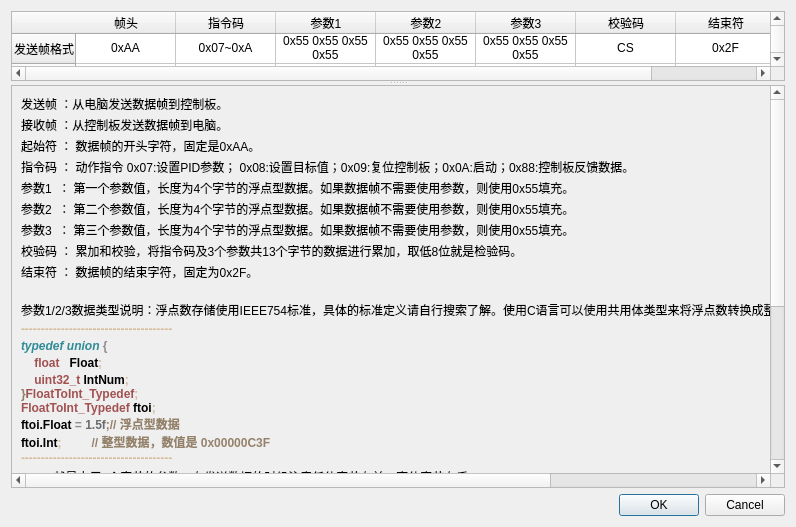
<?xml version="1.0" encoding="UTF-8"?>
<ui version="4.0">
 <class>Dialog</class>
 <widget class="QDialog" name="Dialog">
  <property name="geometry">
   <rect>
    <x>0</x>
    <y>0</y>
    <width>796</width>
    <height>527</height>
   </rect>
  </property>
  <property name="windowTitle">
   <string>Dialog</string>
  </property>
  <layout class="QGridLayout" name="gridLayout">
   <item row="2" column="0">
    <widget class="QDialogButtonBox" name="buttonBox">
     <property name="orientation">
      <enum>Qt::Horizontal</enum>
     </property>
     <property name="standardButtons">
      <set>QDialogButtonBox::Cancel|QDialogButtonBox::Ok</set>
     </property>
    </widget>
   </item>
   <item row="1" column="0">
    <widget class="QSplitter" name="splitter">
     <property name="orientation">
      <enum>Qt::Vertical</enum>
     </property>
     <widget class="QTableWidget" name="tableWidget">
      <property name="sizePolicy">
       <sizepolicy hsizetype="Expanding" vsizetype="Expanding">
        <horstretch>0</horstretch>
        <verstretch>1</verstretch>
       </sizepolicy>
      </property>
      <property name="maximumSize">
       <size>
        <width>16777215</width>
        <height>120</height>
       </size>
      </property>
      <property name="showGrid">
       <bool>true</bool>
      </property>
      <property name="gridStyle">
       <enum>Qt::SolidLine</enum>
      </property>
      <property name="sortingEnabled">
       <bool>false</bool>
      </property>
      <property name="wordWrap">
       <bool>true</bool>
      </property>
      <property name="cornerButtonEnabled">
       <bool>true</bool>
      </property>
      <attribute name="horizontalHeaderVisible">
       <bool>true</bool>
      </attribute>
      <attribute name="horizontalHeaderCascadingSectionResizes">
       <bool>true</bool>
      </attribute>
      <attribute name="horizontalHeaderShowSortIndicator" stdset="0">
       <bool>false</bool>
      </attribute>
      <attribute name="verticalHeaderVisible">
       <bool>true</bool>
      </attribute>
      <row>
       <property name="text">
        <string>发送帧格式</string>
       </property>
      </row>
      <row>
       <property name="text">
        <string>接收帧格式</string>
       </property>
      </row>
      <column>
       <property name="text">
        <string>帧头</string>
       </property>
      </column>
      <column>
       <property name="text">
        <string>指令码</string>
       </property>
      </column>
      <column>
       <property name="text">
        <string>参数1</string>
       </property>
      </column>
      <column>
       <property name="text">
        <string>参数2</string>
       </property>
      </column>
      <column>
       <property name="text">
        <string>参数3</string>
       </property>
      </column>
      <column>
       <property name="text">
        <string>校验码</string>
       </property>
      </column>
      <column>
       <property name="text">
        <string>结束符</string>
       </property>
      </column>
      <item row="0" column="0">
       <property name="text">
        <string>0xAA</string>
       </property>
       <property name="textAlignment">
        <set>AlignCenter</set>
       </property>
      </item>
      <item row="0" column="1">
       <property name="text">
        <string>0x07~0xA</string>
       </property>
       <property name="textAlignment">
        <set>AlignCenter</set>
       </property>
      </item>
      <item row="0" column="2">
       <property name="text">
        <string>0x55 0x55 0x55 0x55</string>
       </property>
       <property name="textAlignment">
        <set>AlignCenter</set>
       </property>
      </item>
      <item row="0" column="3">
       <property name="text">
        <string>0x55 0x55 0x55 0x55</string>
       </property>
       <property name="textAlignment">
        <set>AlignCenter</set>
       </property>
      </item>
      <item row="0" column="4">
       <property name="text">
        <string>0x55 0x55 0x55 0x55</string>
       </property>
       <property name="textAlignment">
        <set>AlignCenter</set>
       </property>
      </item>
      <item row="0" column="5">
       <property name="text">
        <string>CS</string>
       </property>
       <property name="textAlignment">
        <set>AlignCenter</set>
       </property>
      </item>
      <item row="0" column="6">
       <property name="text">
        <string>0x2F</string>
       </property>
       <property name="textAlignment">
        <set>AlignCenter</set>
       </property>
      </item>
      <item row="1" column="0">
       <property name="text">
        <string>0xAA</string>
       </property>
       <property name="textAlignment">
        <set>AlignCenter</set>
       </property>
      </item>
      <item row="1" column="1">
       <property name="text">
        <string>0x88</string>
       </property>
       <property name="textAlignment">
        <set>AlignCenter</set>
       </property>
      </item>
      <item row="1" column="2">
       <property name="text">
        <string>0x55 0x55 0x55 0x55</string>
       </property>
       <property name="textAlignment">
        <set>AlignCenter</set>
       </property>
      </item>
      <item row="1" column="3">
       <property name="text">
        <string>0x55 0x55 0x55 0x55</string>
       </property>
       <property name="textAlignment">
        <set>AlignCenter</set>
       </property>
      </item>
      <item row="1" column="4">
       <property name="text">
        <string>0x55 0x55 0x55 0x55</string>
       </property>
       <property name="textAlignment">
        <set>AlignCenter</set>
       </property>
      </item>
      <item row="1" column="5">
       <property name="text">
        <string>CS</string>
       </property>
       <property name="textAlignment">
        <set>AlignCenter</set>
       </property>
      </item>
      <item row="1" column="6">
       <property name="text">
        <string>0x2F</string>
       </property>
       <property name="textAlignment">
        <set>AlignCenter</set>
       </property>
      </item>
     </widget>
     <widget class="QScrollArea" name="scrollArea">
      <property name="sizePolicy">
       <sizepolicy hsizetype="Expanding" vsizetype="Expanding">
        <horstretch>0</horstretch>
        <verstretch>20</verstretch>
       </sizepolicy>
      </property>
      <property name="verticalScrollBarPolicy">
       <enum>Qt::ScrollBarAlwaysOn</enum>
      </property>
      <property name="widgetResizable">
       <bool>true</bool>
      </property>
      <widget class="QWidget" name="scrollAreaWidgetContents">
       <property name="geometry">
        <rect>
         <x>0</x>
         <y>0</y>
         <width>1056</width>
         <height>584</height>
        </rect>
       </property>
       <layout class="QGridLayout" name="gridLayout_2">
        <item row="0" column="0">
         <widget class="QLabel" name="label">
          <property name="sizePolicy">
           <sizepolicy hsizetype="Preferred" vsizetype="Preferred">
            <horstretch>0</horstretch>
            <verstretch>0</verstretch>
           </sizepolicy>
          </property>
          <property name="text">
           <string>&lt;!DOCTYPE HTML PUBLIC &quot;-//W3C//DTD HTML 4.0//EN&quot; &quot;http://www.w3.org/TR/REC-html40/strict.dtd&quot;&gt;
&lt;html&gt;&lt;head&gt;&lt;meta name=&quot;qrichtext&quot; content=&quot;1&quot; /&gt;&lt;style type=&quot;text/css&quot;&gt;
p, li { white-space: pre-wrap; }
&lt;/style&gt;&lt;/head&gt;&lt;body style=&quot; font-family:'SimSun'; font-size:9pt; font-weight:400; font-style:normal;&quot;&gt;
&lt;p style=&quot; margin-top:3px; margin-bottom:3px; margin-left:0px; margin-right:0px; -qt-block-indent:0; text-indent:0px;&quot;&gt;发送帧 ：从电脑发送数据帧到控制板。&lt;/p&gt;
&lt;p style=&quot; margin-top:3px; margin-bottom:3px; margin-left:0px; margin-right:0px; -qt-block-indent:0; text-indent:0px;&quot;&gt;接收帧 ：从控制板发送数据帧到电脑。&lt;/p&gt;
&lt;p style=&quot; margin-top:3px; margin-bottom:3px; margin-left:0px; margin-right:0px; -qt-block-indent:0; text-indent:0px;&quot;&gt;起始符 ： 数据帧的开头字符，固定是0xAA。&lt;/p&gt;
&lt;p style=&quot; margin-top:3px; margin-bottom:3px; margin-left:0px; margin-right:0px; -qt-block-indent:0; text-indent:0px;&quot;&gt;指令码 ： 动作指令 0x07:设置PID参数； 0x08:设置目标值；0x09:复位控制板；0x0A:启动；0x88:控制板反馈数据。&lt;/p&gt;
&lt;p style=&quot; margin-top:3px; margin-bottom:3px; margin-left:0px; margin-right:0px; -qt-block-indent:0; text-indent:0px;&quot;&gt;参数1  ： 第一个参数值，长度为4个字节的浮点型数据。如果数据帧不需要使用参数，则使用0x55填充。&lt;/p&gt;
&lt;p style=&quot; margin-top:3px; margin-bottom:3px; margin-left:0px; margin-right:0px; -qt-block-indent:0; text-indent:0px;&quot;&gt;参数2  ： 第二个参数值，长度为4个字节的浮点型数据。如果数据帧不需要使用参数，则使用0x55填充。&lt;/p&gt;
&lt;p style=&quot; margin-top:3px; margin-bottom:3px; margin-left:0px; margin-right:0px; -qt-block-indent:0; text-indent:0px;&quot;&gt;参数3  ： 第三个参数值，长度为4个字节的浮点型数据。如果数据帧不需要使用参数，则使用0x55填充。&lt;/p&gt;
&lt;p style=&quot; margin-top:3px; margin-bottom:3px; margin-left:0px; margin-right:0px; -qt-block-indent:0; text-indent:0px;&quot;&gt;校验码 ： 累加和校验，将指令码及3个参数共13个字节的数据进行累加，取低8位就是检验码。&lt;/p&gt;
&lt;p style=&quot; margin-top:3px; margin-bottom:3px; margin-left:0px; margin-right:0px; -qt-block-indent:0; text-indent:0px;&quot;&gt;结束符 ： 数据帧的结束字符，固定为0x2F。&lt;/p&gt;
&lt;p style=&quot;-qt-paragraph-type:empty; margin-top:3px; margin-bottom:3px; margin-left:0px; margin-right:0px; -qt-block-indent:0; text-indent:0px;&quot;&gt;&lt;br /&gt;&lt;/p&gt;
&lt;p style=&quot; margin-top:3px; margin-bottom:3px; margin-left:0px; margin-right:0px; -qt-block-indent:0; text-indent:0px;&quot;&gt;参数1/2/3数据类型说明：浮点数存储使用IEEE754标准，具体的标准定义请自行搜索了解。使用C语言可以使用共用体类型来将浮点数转换成整型数据。&lt;/p&gt;
&lt;p style=&quot; margin-top:3px; margin-bottom:3px; margin-left:0px; margin-right:0px; -qt-block-indent:0; text-indent:0px;&quot;&gt;&lt;span style=&quot; font-weight:600; color:#d6bb9a;&quot;&gt;--------------------------------------&lt;/span&gt;&lt;/p&gt;
&lt;p style=&quot; margin-top:3px; margin-bottom:3px; margin-left:0px; margin-right:0px; -qt-block-indent:0; text-indent:0px;&quot;&gt;&lt;span style=&quot; font-weight:600; font-style:italic; color:#308c96;&quot;&gt;typedef&lt;/span&gt;&lt;span style=&quot; font-weight:600; color:#308c96;&quot;&gt; &lt;/span&gt;&lt;span style=&quot; font-weight:600; font-style:italic; color:#308c96;&quot;&gt;union&lt;/span&gt;&lt;span style=&quot; font-weight:600; color:#bec0c2;&quot;&gt; &lt;/span&gt;&lt;span style=&quot; font-weight:600; color:#8c8e8f;&quot;&gt;{&lt;/span&gt;&lt;/p&gt;
&lt;p style=&quot; margin-top:3px; margin-bottom:3px; margin-left:0px; margin-right:0px; -qt-block-indent:0; text-indent:0px;&quot;&gt;&lt;span style=&quot; font-family:'Courier New'; font-weight:600; color:#d69aa7;&quot;&gt;    &lt;/span&gt;&lt;span style=&quot; font-family:'Courier New'; font-weight:600; color:#a25151;&quot;&gt;float&lt;/span&gt;&lt;span style=&quot; font-family:'Courier New'; font-weight:600; color:#bec0c2;&quot;&gt;   &lt;/span&gt;&lt;span style=&quot; font-family:'Courier New'; font-weight:600;&quot;&gt;Float&lt;/span&gt;&lt;span style=&quot; font-family:'Courier New'; font-weight:600; color:#d6bb9a;&quot;&gt;;&lt;/span&gt;&lt;/p&gt;
&lt;p style=&quot; margin-top:0px; margin-bottom:0px; margin-left:0px; margin-right:0px; -qt-block-indent:0; text-indent:0px;&quot;&gt;&lt;span style=&quot; font-family:'Courier New'; font-weight:600; color:#bec0c2;&quot;&gt;    &lt;/span&gt;&lt;span style=&quot; font-family:'Courier New'; font-weight:600; color:#a25151;&quot;&gt;uint32_t&lt;/span&gt;&lt;span style=&quot; font-family:'Courier New'; font-weight:600; color:#bec0c2;&quot;&gt; &lt;/span&gt;&lt;span style=&quot; font-family:'Courier New'; font-weight:600;&quot;&gt;IntNum&lt;/span&gt;&lt;span style=&quot; font-family:'Courier New'; font-weight:600; color:#d6bb9a;&quot;&gt;;&lt;/span&gt;&lt;/p&gt;
&lt;p style=&quot; margin-top:0px; margin-bottom:0px; margin-left:0px; margin-right:0px; -qt-block-indent:0; text-indent:0px;&quot;&gt;&lt;span style=&quot; font-family:'Courier New'; font-weight:600; color:#8f7d67;&quot;&gt;}&lt;/span&gt;&lt;span style=&quot; font-family:'Courier New'; font-weight:600; color:#a25151;&quot;&gt;FloatToInt_Typedef&lt;/span&gt;&lt;span style=&quot; font-family:'Courier New'; font-weight:600; color:#d6bb9a;&quot;&gt;;&lt;/span&gt;&lt;/p&gt;
&lt;p style=&quot; margin-top:0px; margin-bottom:0px; margin-left:0px; margin-right:0px; -qt-block-indent:0; text-indent:0px;&quot;&gt;&lt;span style=&quot; font-family:'Courier New'; font-weight:600; color:#a25151;&quot;&gt;FloatToInt_Typedef&lt;/span&gt;&lt;span style=&quot; font-family:'Courier New'; font-weight:600; color:#bec0c2;&quot;&gt; &lt;/span&gt;&lt;span style=&quot; font-weight:600;&quot;&gt;ftoi&lt;/span&gt;&lt;span style=&quot; font-family:'Courier New'; font-weight:600; color:#d6bb9a;&quot;&gt;;&lt;/span&gt;&lt;/p&gt;
&lt;p style=&quot; margin-top:0px; margin-bottom:0px; margin-left:0px; margin-right:0px; -qt-block-indent:0; text-indent:0px;&quot;&gt;&lt;span style=&quot; font-weight:600;&quot;&gt;ftoi.Float&lt;/span&gt;&lt;span style=&quot; font-weight:600; color:#bec0c2;&quot;&gt; &lt;/span&gt;&lt;span style=&quot; font-weight:600; color:#8c8e8f;&quot;&gt;=&lt;/span&gt;&lt;span style=&quot; font-weight:600; color:#bec0c2;&quot;&gt; &lt;/span&gt;&lt;span style=&quot; font-weight:600; color:#6a6b6c;&quot;&gt;1.5f&lt;/span&gt;&lt;span style=&quot; font-weight:600; color:#95826b;&quot;&gt;;// 浮点型数据&lt;/span&gt;&lt;/p&gt;
&lt;p style=&quot; margin-top:0px; margin-bottom:0px; margin-left:0px; margin-right:0px; -qt-block-indent:0; text-indent:0px;&quot;&gt;&lt;span style=&quot; font-weight:600;&quot;&gt;ftoi.Int&lt;/span&gt;&lt;span style=&quot; font-weight:600; color:#d6bb9a;&quot;&gt;;         &lt;/span&gt;&lt;span style=&quot; font-weight:600; color:#95826b;&quot;&gt;// 整型数据，数值是 0x00000C3F&lt;/span&gt;&lt;/p&gt;
&lt;p style=&quot; margin-top:0px; margin-bottom:0px; margin-left:0px; margin-right:0px; -qt-block-indent:0; text-indent:0px;&quot;&gt;&lt;span style=&quot; font-weight:600; color:#d6bb9a;&quot;&gt;--------------------------------------&lt;/span&gt;&lt;/p&gt;
&lt;p style=&quot; margin-top:3px; margin-bottom:3px; margin-left:0px; margin-right:0px; -qt-block-indent:0; text-indent:0px;&quot;&gt;ftoi.Int就是占用4个字节的参数，在发送数据的时候注意低位字节在前，高位字节在后。&lt;/p&gt;
&lt;p style=&quot; margin-top:3px; margin-bottom:3px; margin-left:0px; margin-right:0px; -qt-block-indent:0; text-indent:0px;&quot;&gt;范例：&lt;/p&gt;
&lt;p style=&quot; margin-top:3px; margin-bottom:3px; margin-left:0px; margin-right:0px; -qt-block-indent:0; text-indent:0px;&quot;&gt;&lt;span style=&quot; color:#ff0000;&quot;&gt;接收帧&lt;/span&gt;： &lt;span style=&quot; font-weight:600; color:#000000;&quot;&gt;AA 88 58 07 00 00 00 00 00 00 00 00 00 00 E7 2F&lt;/span&gt;&lt;/p&gt;
&lt;p style=&quot; margin-top:0px; margin-bottom:0px; margin-left:0px; margin-right:0px; -qt-block-indent:0; text-indent:0px;&quot;&gt;解释： 58 07 00 00 是参数1，也是曲线1的数据，是整型数据，数值是1880。 参数2、参数3是曲线2、曲线3的数据。&lt;/p&gt;
&lt;p style=&quot;-qt-paragraph-type:empty; margin-top:0px; margin-bottom:0px; margin-left:0px; margin-right:0px; -qt-block-indent:0; text-indent:0px;&quot;&gt;&lt;br /&gt;&lt;/p&gt;
&lt;p style=&quot; margin-top:0px; margin-bottom:0px; margin-left:0px; margin-right:0px; -qt-block-indent:0; text-indent:0px;&quot;&gt;&lt;span style=&quot; color:#ff0000;&quot;&gt;发送帧1&lt;/span&gt;：&lt;span style=&quot; font-weight:600; color:#000000;&quot;&gt;AA 07 3F C0 00 00 40 13 33 33 00 00 00 00 BF 2F&lt;/span&gt;&lt;/p&gt;
&lt;p style=&quot; margin-top:0px; margin-bottom:0px; margin-left:0px; margin-right:0px; -qt-block-indent:0; text-indent:0px;&quot;&gt;解释： 07代表这帧数据是发送PID参数，参数1就是比例系数P,参数2就是积分系数I，参数3就是微分系数D,参数1数值是（3F C0 00 00)，是浮点型数据，数值是1.5f，BF就是前13个字符的累加和。&lt;/p&gt;
&lt;p style=&quot;-qt-paragraph-type:empty; margin-top:0px; margin-bottom:0px; margin-left:0px; margin-right:0px; -qt-block-indent:0; text-indent:0px;&quot;&gt;&lt;br /&gt;&lt;/p&gt;
&lt;p style=&quot; margin-top:0px; margin-bottom:0px; margin-left:0px; margin-right:0px; -qt-block-indent:0; text-indent:0px;&quot;&gt;&lt;span style=&quot; color:#ff0000;&quot;&gt;发送帧2&lt;/span&gt;：&lt;span style=&quot; font-weight:600; color:#000000;&quot;&gt;AA 08 E8 03 00 00 55 55 55 55 55 55 55 55 9B 2F&lt;/span&gt;&lt;/p&gt;
&lt;p style=&quot; margin-top:0px; margin-bottom:0px; margin-left:0px; margin-right:0px; -qt-block-indent:0; text-indent:0px;&quot;&gt;解释： 08代表这帧数据是发送目标值，参数1就是目标值，参数2、3没有意义，使用55填充。参数1数值是（E8 03 00 00 )，是整型数据，数值是1000，9B就是前13个字符的累加和。&lt;/p&gt;
&lt;p style=&quot;-qt-paragraph-type:empty; margin-top:0px; margin-bottom:0px; margin-left:0px; margin-right:0px; -qt-block-indent:0; text-indent:0px;&quot;&gt;&lt;br /&gt;&lt;/p&gt;
&lt;p style=&quot; margin-top:0px; margin-bottom:0px; margin-left:0px; margin-right:0px; -qt-block-indent:0; text-indent:0px;&quot;&gt;&lt;span style=&quot; color:#ff0000;&quot;&gt;发送帧3&lt;/span&gt;：&lt;span style=&quot; font-weight:600; color:#000000;&quot;&gt;AA 0A 0A 55 55 55 55 55 55 55 55 55 55 55 BB 2F&lt;/span&gt;&lt;/p&gt;
&lt;p style=&quot; margin-top:0px; margin-bottom:0px; margin-left:0px; margin-right:0px; -qt-block-indent:0; text-indent:0px;&quot;&gt;解释： 0A代表这帧数据是启动电机，参数1的0A就是动作值，其他参数没有意义，使用55填充。参数1数值是（0A 55 55 55 )，只有0A才有意义，BB就是前13个字符的累加和。&lt;/p&gt;
&lt;p style=&quot;-qt-paragraph-type:empty; margin-top:0px; margin-bottom:0px; margin-left:0px; margin-right:0px; -qt-block-indent:0; text-indent:0px;&quot;&gt;&lt;br /&gt;&lt;/p&gt;
&lt;p style=&quot; margin-top:0px; margin-bottom:0px; margin-left:0px; margin-right:0px; -qt-block-indent:0; text-indent:0px;&quot;&gt;&lt;span style=&quot; color:#ff0000;&quot;&gt;发送帧4&lt;/span&gt;：&lt;span style=&quot; font-weight:600; color:#000000;&quot;&gt;AA 09 09 55 55 55 55 55 55 55 55 55 55 55 B9 2F&lt;/span&gt;&lt;/p&gt;
&lt;p style=&quot; margin-top:0px; margin-bottom:0px; margin-left:0px; margin-right:0px; -qt-block-indent:0; text-indent:0px;&quot;&gt;解释： 09代表这帧数据是控制板复位，同发送帧3。&lt;/p&gt;&lt;/body&gt;&lt;/html&gt;</string>
          </property>
          <property name="textFormat">
           <enum>Qt::RichText</enum>
          </property>
          <property name="margin">
           <number>0</number>
          </property>
         </widget>
        </item>
       </layout>
      </widget>
     </widget>
    </widget>
   </item>
  </layout>
 </widget>
 <resources/>
 <connections>
  <connection>
   <sender>buttonBox</sender>
   <signal>accepted()</signal>
   <receiver>Dialog</receiver>
   <slot>accept()</slot>
   <hints>
    <hint type="sourcelabel">
     <x>227</x>
     <y>489</y>
    </hint>
    <hint type="destinationlabel">
     <x>157</x>
     <y>274</y>
    </hint>
   </hints>
  </connection>
  <connection>
   <sender>buttonBox</sender>
   <signal>rejected()</signal>
   <receiver>Dialog</receiver>
   <slot>reject()</slot>
   <hints>
    <hint type="sourcelabel">
     <x>295</x>
     <y>489</y>
    </hint>
    <hint type="destinationlabel">
     <x>286</x>
     <y>274</y>
    </hint>
   </hints>
  </connection>
 </connections>
</ui>
